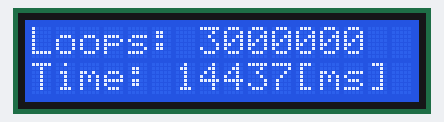
Simulated run of this sketch. Board: Arduino Uno, built with avr-gcc and run on an emulated ATmega328P. Shown: 16×2 character LCD.

Above: at 15.6 s.

The sketch:

JB_CPU_Usage_Basic3_LCD.ino
```cpp
/*
  CPU Usage Test 1
*/

#include <LiquidCrystal.h>

LiquidCrystal lcd(14, 12,   4, 5, 6, 7,   8, 9, 10, 11);  // 8 bit mode

const unsigned long C_LOOP_COUNT = 3000000;
unsigned long _startTime_ms;

unsigned long _loopCounter = C_LOOP_COUNT;

// ----------

void setup()
{
  _startTime_ms = millis();
}

void loop()
{
  if (0 == _loopCounter--) {
    // 3000000 loops in 6225 [ms]
    unsigned long endTime_ms = millis();

    // some displays need time to initialize
    delay(1000);
    // initialize LCD and set up the number of columns and rows
    lcd.begin(16, 2);

    lcd.clear();
    lcd.setCursor(0, 0);
    lcd.print("Loops: ");
    lcd.print(C_LOOP_COUNT);

    lcd.setCursor(0, 1);
    lcd.print("Time: ");
    lcd.print(endTime_ms - _startTime_ms);
    lcd.print("[ms]");
  }
}
```
